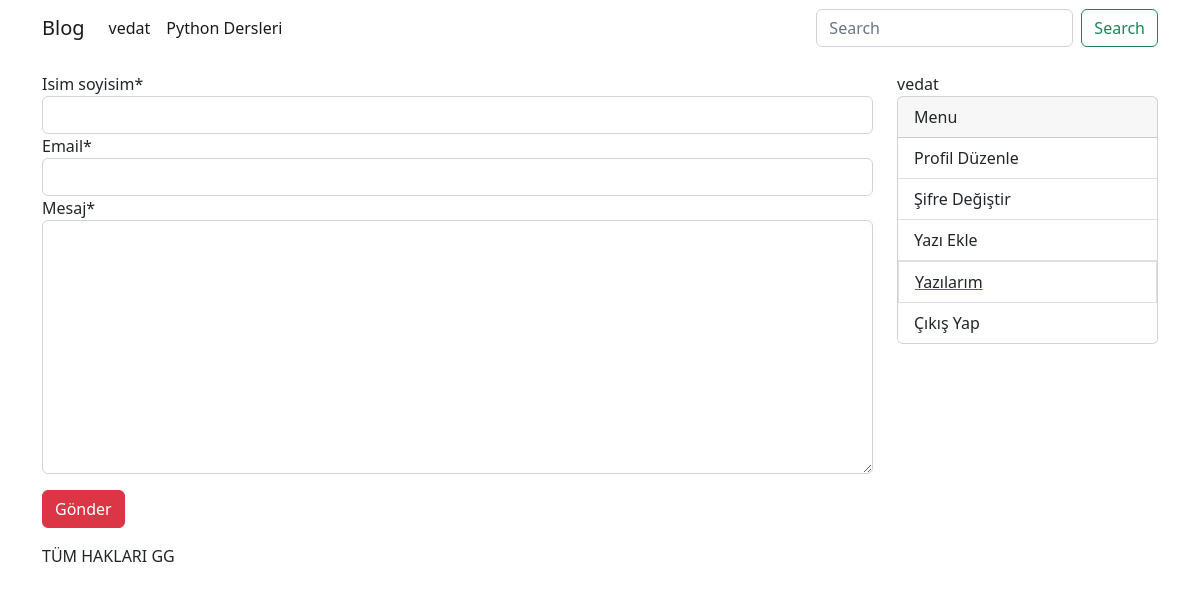
/iletisim (signed in), run on the app's committed database.
### blog/models/kategori.py (models this page shows, shortened)
class KategoriModel(models.Model):
    isim=models.CharField(max_length=30, blank=False,null=False)
    slug = AutoSlugField(populate_from='isim',unique=True)
    class Meta:
         db_table='kategori'
         verbose_name_plural ='Kategoriler'
         verbose_name='Kategoriler'

### account/models.py (models this page shows)
class CustomUserModel(AbstractUser):
    avatar=models.ImageField(upload_to='avatar', blank=True, null=True)
    class Meta:
        db_table='user'
        verbose_name='kullanici'
        verbose_name_plural='kullanicilar'
    def __str__(self):
        return self.username

### blog/views/iletisim.py (the view, shortened to what this page needs)
# urls.py: path("iletisim", iletisim, name="iletisim"),
def iletisim(request):
    form=Iletisimform ()
    contex = {
       'form': form
    }
    return render(request, 'pages/iletisim.html',context=contex)

### blog/forms/iletisim.py
class Iletisimform(forms.ModelForm):
        class Meta:
           model= iletisimModel
           fields=('isim_soyisim','email','mesaj')

### blog/templatetags/kategori_list.py (called while the page is built)
@register.simple_tag
def kategori_list():
    kategoriler=KategoriModel.objects.all()
    return kategoriler

### blog/templates/pages/iletisim.html (shortened to what this page needs)
{%extends 'base.html' %}
{% load crispy_forms_tags %}
{% block content %}
<form method="POST">{% csrf_token %}
    {{form | crispy }}
    <input type="submit" value="Gönder" class="btn btn-danger mt-3 mb-3" />
</form>
{% endblock %}

### templates/components/navbar.html (shortened to what this page needs)
{% load kategori_list %}
{% kategori_list as kategoriler %}
<nav class="navbar navbar-expand-lg bg-body-tertiary">
    <div class="container">
        <a class="navbar-brand" href="{% url 'anasayfa' %}">Blog</a>
        <div class="collapse navbar-collapse" id="navbarSupportedContent">
            <ul class="navbar-nav me-auto mb-2 mb-lg-0">
                {% for kategori in kategoriler %}
                <li class="nav-item">
                    <a class="nav-link active" aria-current="page"
                        href="{% url 'kategori' kategoriSlug=kategori.slug %}">{{ kategori.isim }}</a>
                    {% endfor %}
            </ul>
            <form action="{% url 'anasayfa' %}" class="d-flex" role="search">
                <input class="form-control me-2" name="sorgu" type="search" placeholder="Search" aria-label="Search">
                <button class="btn btn-outline-success" type="submit">Search</button>
            </form>
        </div>
    </div>
</nav>

### templates/components/sidebar.html
<div class="col-sm-3">
    {{request.user}}
    <div class="card mb-3" style="width: none;">
        <div class="card-header">
            Menu
        </div>
        {% if request.user.is_authenticated %}
        <ul class="list-group list-group-flush">
            <li class="list-group-item">Profil Düzenle</li>
            <li class="list-group-item">Şifre Değiştir</li>
            <li class="list-group-item">Yazı Ekle</li>
            <a href="{% url 'yazilarim' %}">
                <li class="list-group-item">
                    Yazılarım</li>
            </a>
            <li class="list-group-item">Çıkış Yap</li>
        </ul>
        {% else %}
        LOGİN FORMU GELECEK.
        {% endif %}
    </div>
</div>

### data on the page
KategoriModel: isim "vedat"
KategoriModel: isim "Python Dersleri"
CustomUserModel: user "vedat"
